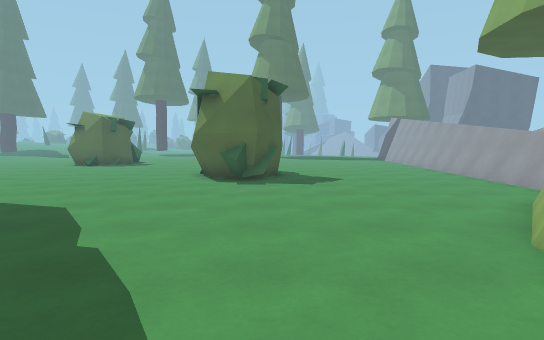
[1] (above)

24 first-person views from a walk through a 3-D level made in the Godot game engine. The camera is 1.3 m above the floor, tilts 4° down and sees 75° across. The floor is counted in squares, 1 m on a side. Each view is taken from the middle of a square. On the plan, view 1 faces up. The plan holds only what a view shows up to about 15 squares ahead; the rest is blank. The place goes on beyond the plan. Characters and animated objects are left out.

[2]
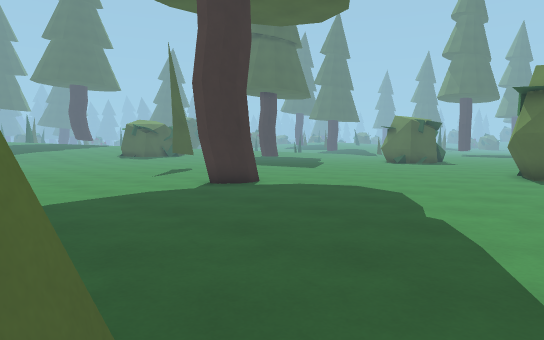

[3]
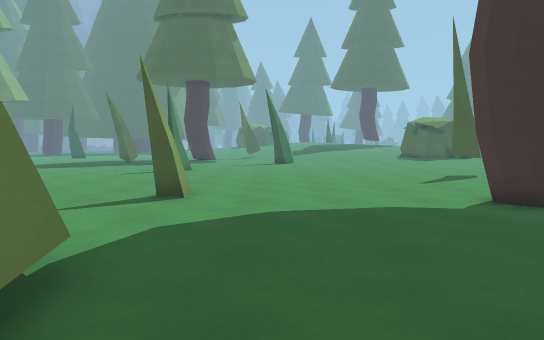

[4]
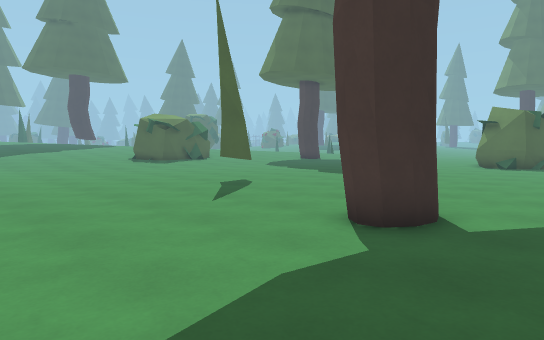

[5]
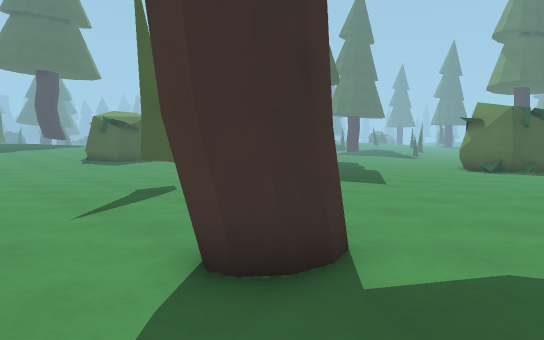

[6]
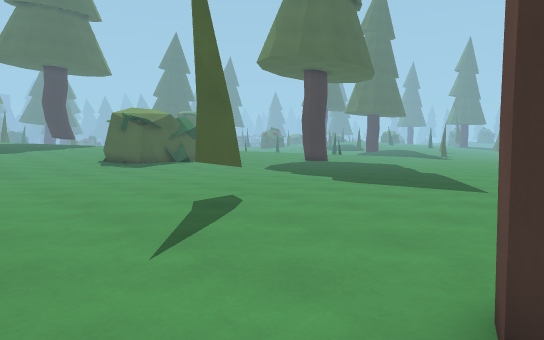

[7]
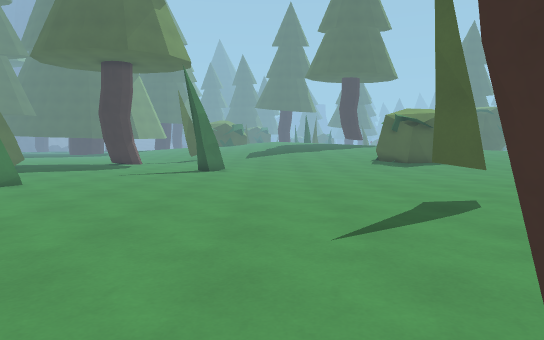

[8]
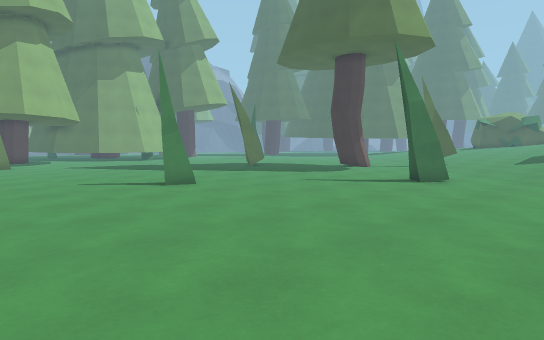

[9]
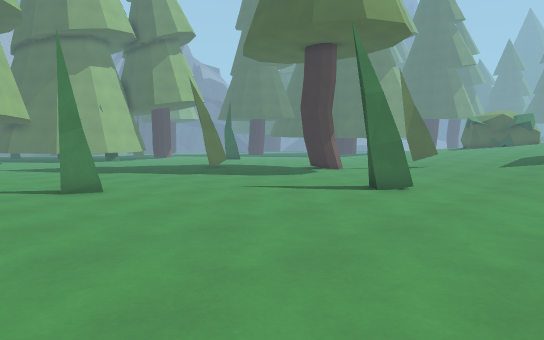

[10]
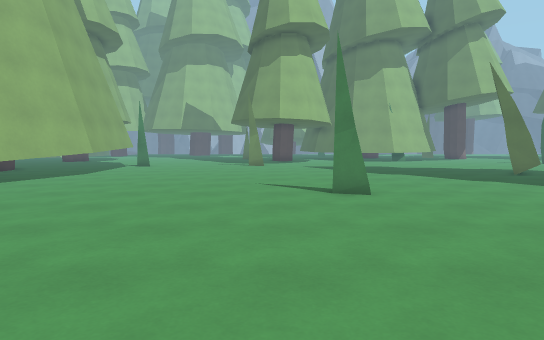

[11]
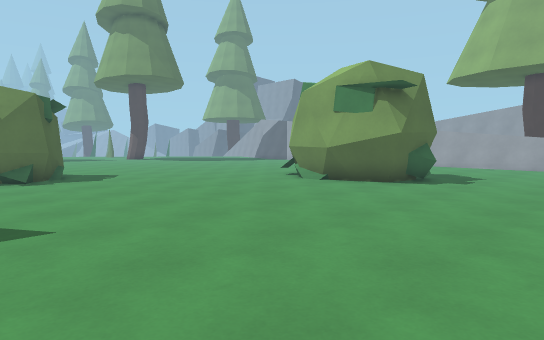

[12]
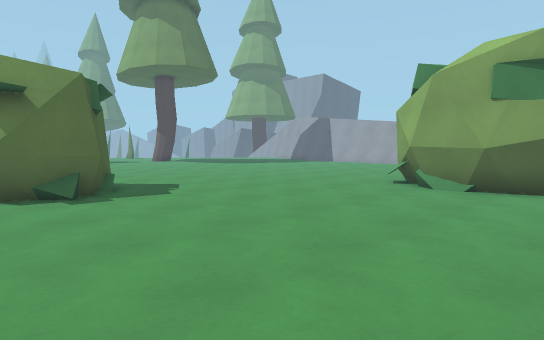

[13]
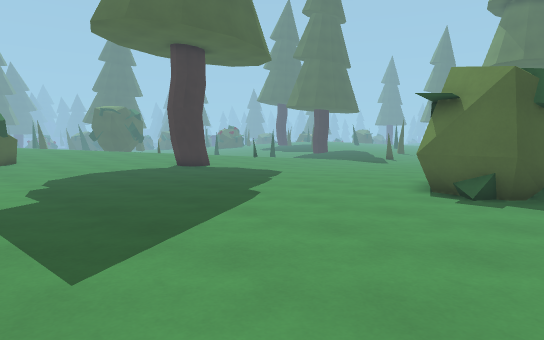

[14]
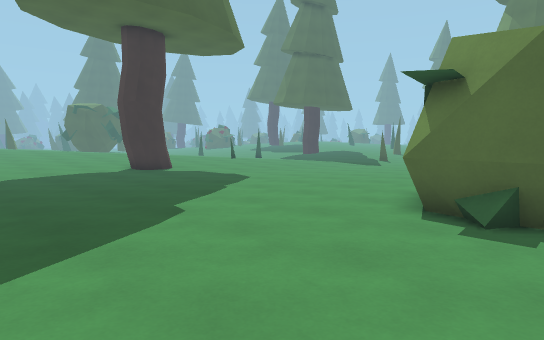

[15]
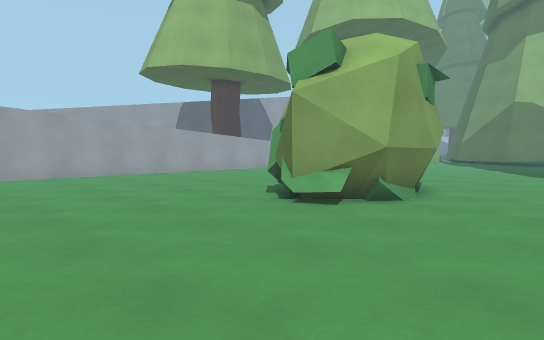

[16]
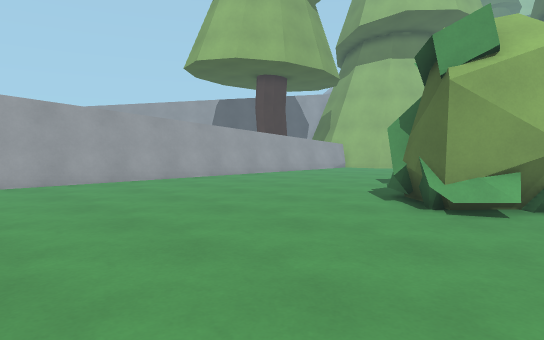

[17]
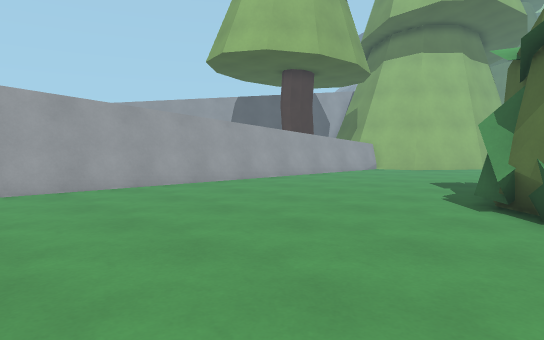

[18]
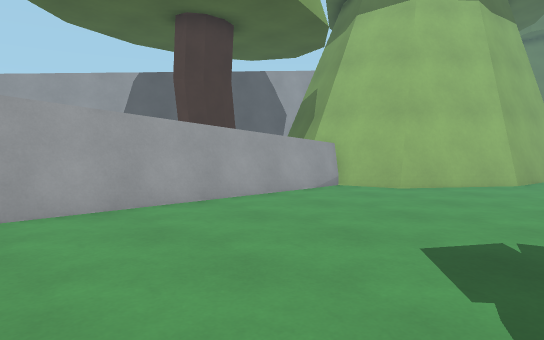

[19]
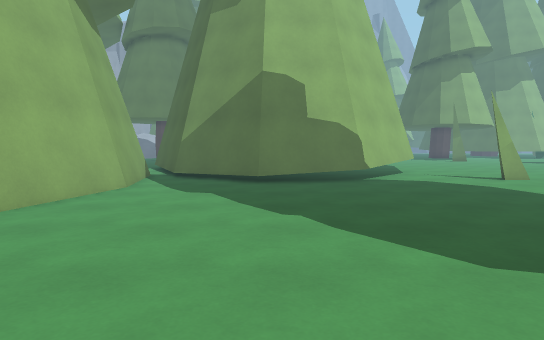

[20]
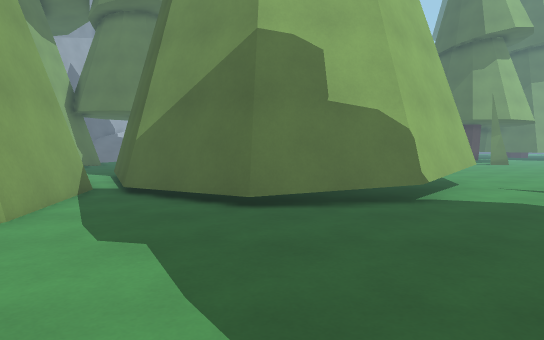

[21]
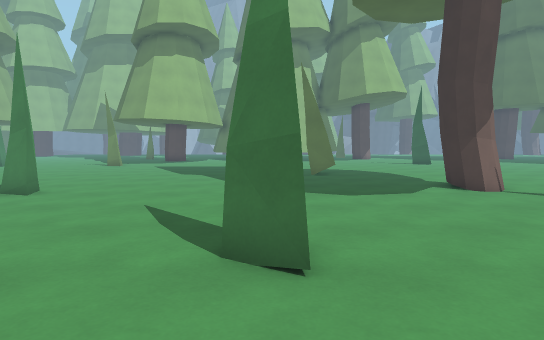

[22]
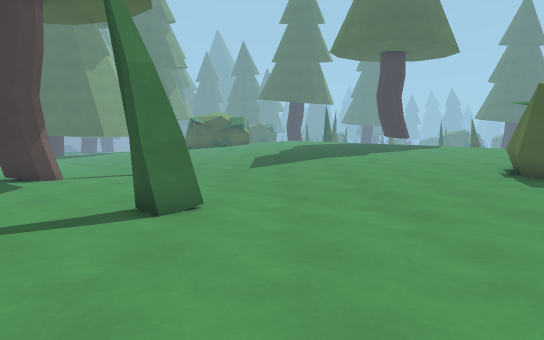

[23]
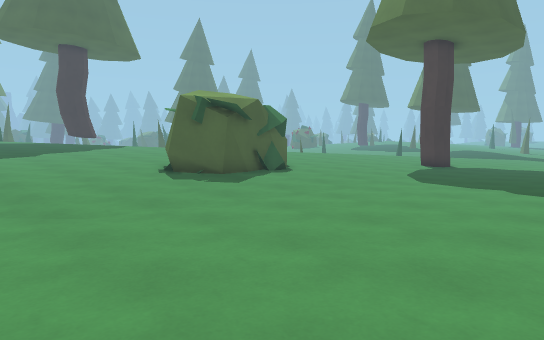

[24]
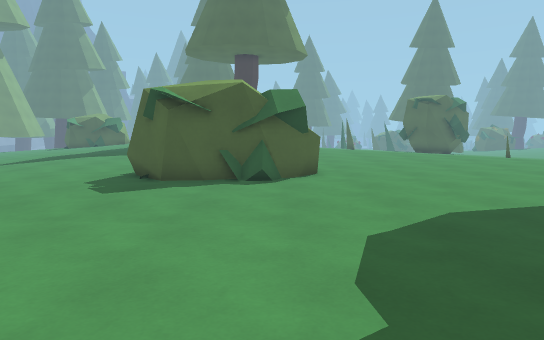

### Floor plan
Key: @ floor where view 1 was taken; # wall or solid block; . main floor; : floor 0.25 m higher than the main floor; + floor 0.5 m higher than the main floor; * floor 0.75 m higher than the main floor; / step, stairs or slope; = window, fence, low wall or low ledge; v drop or lower ground.
Columns run from 35 left of view 1 to 11 right of it. Each row starts with its distance up from view 1.
 26  *+           .......     .... . .....
 25  *++         ........     ..................=
 24  *++++      ..........   #..................##
 23  *++++:    ...........####..................#v
 22  *++++::  ..................................#v
 21  +++++::::..................................==
 20  ++++:::::..................................#
 19  ++++::::........................##.........#/
 18  ++++::::.......................####........=/
 17  ++++::::.......................#  #........#
 16     ##:::.......................#  #.......=#
 15      #=::.......................#  #.......=v
 14      #=::.......................####.......=#
 13      ##::.......................###........=#
 12 ++   ##::..................................=##v
 11 +++###::...................................= #
 10 ++++::::...................................=
  9 ++++::::..........#........................#
  8 ++++::::..........#......................=###
  7 ++++::::................................#######
  6 ++++::::.................##.............##   ##
  5 +++::::..................##............##
  4 ++::::.................................#
  3 +::::.................................##
  2 :::...................................##
  1 ::......#.............................#
  0 :..................................@..#
 -1    ...................................#
 -2   ............................#####...#
 -3 ........................#....##   ###.#
 -4 ...............=............##      ###
 -5 ...............#...........##
 -6 .##....................... #
 -7   #.......................#            #
 -8   ........................#            #
 -9  ........................##
-10  ........................#

Where each view was taken, in squares from view 1:
view 1: 0 up, 0 right, facing up
view 2: 2 down, 0 right, facing up-left
view 3: 0 up, 2 left, facing left
view 4: 0 up, 7 left, facing up-left
view 5: 3 up, 7 left, facing up-left
view 6: 3 up, 10 left, facing up-left
view 7: 4 up, 9 left, facing left
view 8: 6 up, 14 left, facing down-left
view 9: 6 up, 17 left, facing down-left
view 10: 5 up, 18 left, facing down
view 11: 8 up, 14 left, facing up-right
view 12: 13 up, 14 left, facing up-right
view 13: 13 up, 9 left, facing up-left
view 14: 16 up, 10 left, facing up-left
view 15: 25 up, 7 left, facing down-right
view 16: 26 up, 4 left, facing down-right
view 17: 26 up, 2 left, facing down-right
view 18: 18 up, 1 right, facing down-right
view 19: 11 up, 2 left, facing down
view 20: 6 up, 2 left, facing down
view 21: 5 up, 27 left, facing down
view 22: 3 up, 20 left, facing left
view 23: 4 up, 19 left, facing up-left
view 24: 15 up, 19 left, facing left
